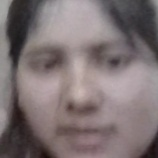
#> input picture dataset_images/Aarti/10.jpg, 158 x 158 px; its folder holds only this picture in this run
$ python face_dataset_detection.py
#> lines starting #> are read from the running program, lines starting #| are printed output that depends on the picture; after the words box and inside, x2 and y2 are one past the last pixel; in counts of white or black regions, pixels touching at a corner belong together
import cv2
import os

dataset_path = "dataset_images"  # Your dataset folder
output_path = "output_images"    # Folder to save processed images

# Create output folder if it doesn't exist
if not os.path.exists(output_path):
    os.makedirs(output_path)

# Load Haar Cascade for face detection
face_cascade = cv2.CascadeClassifier(
    cv2.data.haarcascades + "haarcascade_frontalface_default.xml"
)

# Loop through each person in dataset
for person in os.listdir(dataset_path):
    person_folder = os.path.join(dataset_path, person)
    if not os.path.isdir(person_folder):
        continue

    # Process each image in the person's folder
    for filename in os.listdir(person_folder):
        if filename.lower().endswith((".jpg", ".jpeg", ".png")):
            img_path = os.path.join(person_folder, filename)
            image = cv2.imread(img_path)
#> image is the input picture: shape (158, 158, 3); mean B, G, R 115.3, 114.2, 126.4

            if image is None:
                print(f"Could not read {filename}")
                continue

            gray = cv2.cvtColor(image, cv2.COLOR_BGR2GRAY)
            faces = face_cascade.detectMultiScale(gray, scaleFactor=1.3, minNeighbors=5)
#> faces = [[13, 10, 132, 132]]

            for (x, y, w, h) in faces:
                cv2.rectangle(image, (x, y), (x + w, y + h), (0, 255, 0), 2)
#> this loop made 1 pass
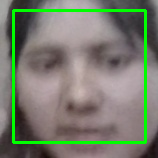
#> image: shape (158, 158, 3); 6.33% of pixels changed, all inside (x1, y1, x2, y2) = (12, 9, 147, 144)

            # Create person's folder in output folder
            person_output = os.path.join(output_path, person)
            if not os.path.exists(person_output):
                os.makedirs(person_output)

            # Save processed image
            output_file = os.path.join(person_output, filename)
            cv2.imwrite(output_file, image)

            print(f"Processed {filename}, detected {len(faces)} face(s)")
#| Processed 10.jpg, detected 1 face(s)
#> pass 2 of the loop `for person in os.listdir(dataset_path):`:
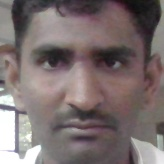
#> input picture dataset_images/Sankalp/1.jpg, 164 x 164 px
#> image is the input picture: shape (164, 164, 3); mean B, G, R 110.8, 111.2, 123.6
#> `gray = cv2.cvtColor(image, cv2.COLOR_BGR2GRAY)`:
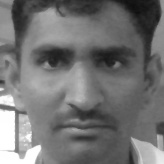
#> gray: shape (164, 164); min 14, max 255, mean 114.9
#> faces = [[6, 6, 151, 151]]
#> the loop `for (x, y, w, h) in faces:` made 1 pass
#> after the loop `for (x, y, w, h) in faces:`:
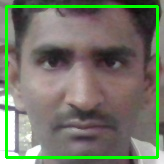
#> image: shape (164, 164, 3); 6.72% of pixels changed, all inside (x1, y1, x2, y2) = (5, 5, 159, 159)
#| Processed 1.jpg, detected 1 face(s)

print("Face detection completed! Check 'output_images' folder.")
